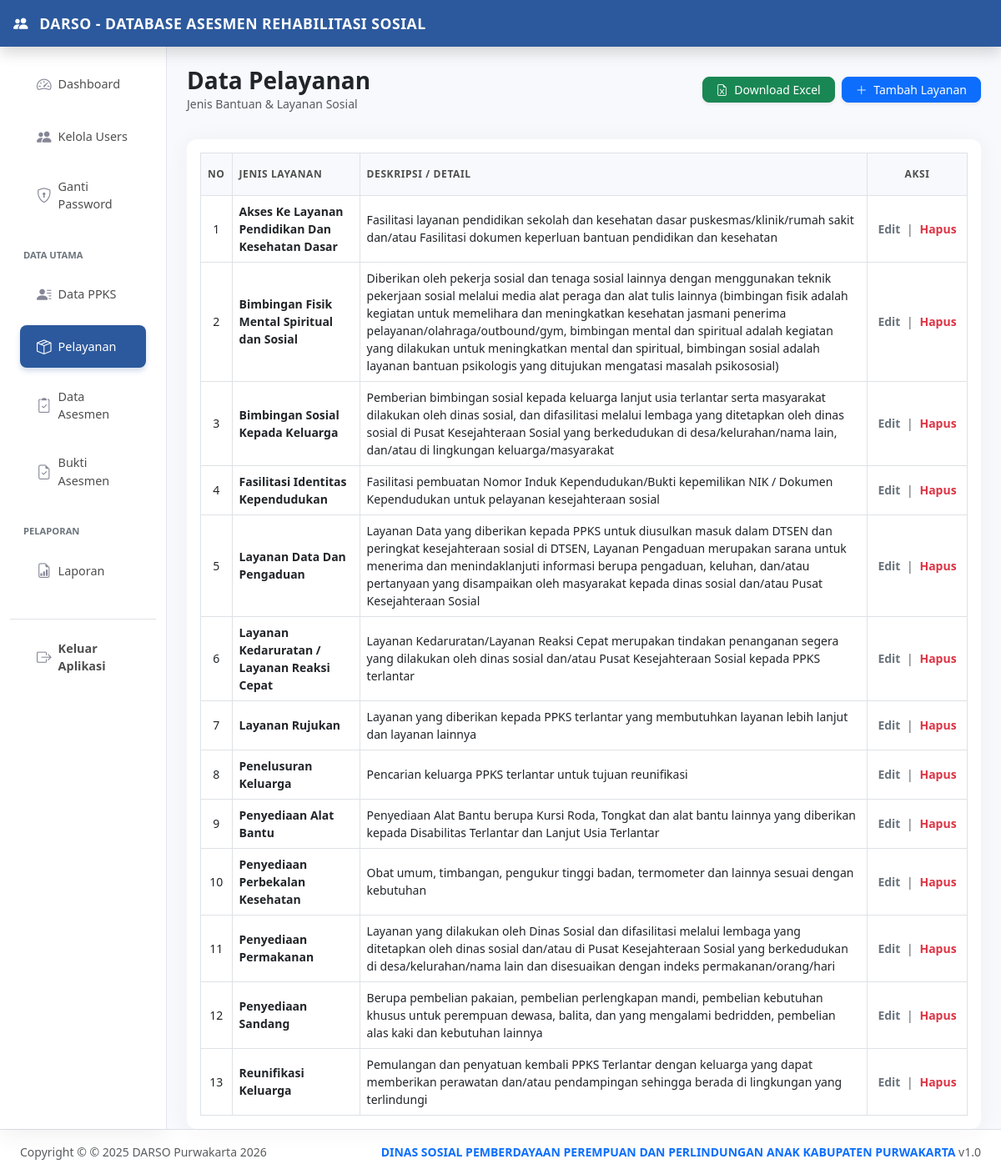
The page /obat/index.php (signed in) on the database its author committed.
### tables this page shows
CREATE TABLE `tbl_layanan` (
  `id_layanan` int(11) NOT NULL,
  `jenis_layanan` varchar(100) NOT NULL,
  `deskripsi_layanan` text NOT NULL
);

### obat/index.php (the view, shortened to what this page needs)
<?php
require '../templates/header.php';
require '../templates/sidebar.php';
?>
<main class="col-md-9 ms-sm-auto col-lg-10 px-md-4 min-vh-100" style="background-color: #f8f9fc;">
  <div class="d-flex justify-content-between align-items-center pt-4 pb-3 mb-3">
    <div>
        <h3 class="fw-bold text-dark mb-0">Data Pelayanan</h3>
        <p class="text-muted small mb-0">Jenis Bantuan & Layanan Sosial</p>
    </div>
    <div class="d-flex gap-2">
        <?php if (isset($_SESSION['ssUserJab']) && $_SESSION['ssUserJab'] == '1') : ?>
        <button type="button" onclick="exportLayananExcel()" class="btn btn-success btn-sm px-3 shadow-sm rounded-3">
          <i class="bi bi-file-earmark-excel me-1"></i> Download Excel
        </button>
        <?php endif; ?>
        <a href="tambah-obat.php" class="btn btn-primary btn-sm px-3 shadow-sm rounded-3">
          <i class="bi bi-plus-lg me-1"></i> Tambah Layanan
        </a>
    </div>
  </div>
  <div class="card border-0 shadow-sm rounded-0">
    <div class="card-body p-3">
        <div class="table-responsive">
            <table id="tableDataPelayanan" class="table table-bordered table-hover align-middle mb-0" style="border-color: #dee2e6;">
              <thead class="bg-light">
                <tr>
                  <th class="py-3 text-center small fw-bold text-dark border-1">No</th>
                  <th class="py-3 small fw-bold text-dark border-1">Jenis Layanan</th>
                  <th class="py-3 small fw-bold text-dark border-1">Deskripsi / Detail</th>
                  <th class="py-3 text-center small fw-bold text-dark no-print border-1" style="width: 120px;">Aksi</th>
                </tr>
              </thead>
              <tbody>
                <?php
                $no = 1;
                $query = mysqli_query($koneksi, "SELECT * FROM tbl_layanan ORDER BY jenis_layanan ASC");
                while($data = mysqli_fetch_assoc($query)){
                ?>
                  <tr>
                    <td class="text-center text-dark small"><?= $no++; ?></td>
                    <td class="text-dark small fw-bold"><?= $data['jenis_layanan']; ?></td>
                    <td class="text-dark small"><?= $data['deskripsi_layanan']; ?></td>
                    <td class="text-center small no-print">
                      <a href="edit-obat.php?id=<?= $data['id_layanan']; ?>" class="text-decoration-none fw-bold text-secondary">Edit</a>
                      <span class="mx-1 text-muted">|</span>
                      <a href="proses-obat.php?aksi=hapus&id=<?= $data['id_layanan']; ?>" class="text-decoration-none fw-bold text-danger" onclick="return confirm('Hapus layanan ini?')">Hapus</a>
                    </td>
                  </tr>
                <?php } ?>
              </tbody>
            </table>
        </div>
    </div>
  </div>
</main>
<?php require '../templates/footer.php'; ?>

### templates/header.php (style rules this page uses)
:root { color-scheme: light !important; var(--warna-utama): #2c599d; var(--warna-hover): #1e3d6b; }
body { background-color: #f0f2f5 !important; color: #333 !important; }
.card { border: none !important; border-radius: 12px !important; box-shadow: 0 0.15rem 1.75rem 0 rgba(58, 59, 69, 0.05) !important; }
.table thead th { background-color: #f8f9fc; text-transform: uppercase; font-size: 0.75rem; letter-spacing: 0.05em; color: #4e4e4e !important; }

### rows shown on the page
tbl_layanan: jenis_layanan "Akses Ke Layanan Pendidikan Dan Kesehatan Dasar", deskripsi_layanan "Fasilitasi layanan pendidikan sekolah dan kesehatan dasar puskesmas/klinik/rumah sakit dan/atau Fasilitasi dokumen keperluan bantuan pendidikan dan kesehatan"
tbl_layanan: jenis_layanan "Bimbingan Fisik Mental Spiritual dan Sosial", deskripsi_layanan "Diberikan oleh pekerja sosial dan tenaga sosial lainnya dengan menggunakan teknik pekerjaan sosial melalui media alat peraga dan alat tulis lainnya (bimbingan fisik adalah kegiatan untuk memelihara dan meningkatkan kesehatan jasmani penerima pelayanan/olahraga/outbound/gym, bimbingan mental dan spiritual adalah kegiatan yang dilakukan untuk meningkatkan mental dan spiritual, bimbingan sosial adalah layanan bantuan psikologis yang ditujukan mengatasi masalah psikososial)"
tbl_layanan: jenis_layanan "Bimbingan Sosial Kepada Keluarga", deskripsi_layanan "Pemberian bimbingan sosial kepada keluarga lanjut usia terlantar serta masyarakat dilakukan oleh dinas sosial, dan difasilitasi melalui lembaga yang ditetapkan oleh dinas sosial di Pusat Kesejahteraan Sosial yang berkedudukan di desa/kelurahan/nama lain, dan/atau di lingkungan keluarga/masyarakat"
tbl_layanan: jenis_layanan "Fasilitasi Identitas Kependudukan", deskripsi_layanan "Fasilitasi pembuatan Nomor Induk Kependudukan/Bukti kepemilikan NIK / Dokumen Kependudukan untuk pelayanan kesejahteraan sosial"
tbl_layanan: jenis_layanan "Layanan Data Dan Pengaduan", deskripsi_layanan "Layanan Data yang diberikan kepada PPKS untuk diusulkan masuk dalam DTSEN dan peringkat kesejahteraan sosial di DTSEN, Layanan Pengaduan merupakan sarana untuk menerima dan menindaklanjuti informasi berupa pengaduan, keluhan, dan/atau pertanyaan yang disampaikan oleh masyarakat kepada dinas sosial dan/atau Pusat Kesejahteraan Sosial"
tbl_layanan: jenis_layanan "Layanan Kedaruratan / Layanan Reaksi Cepat", deskripsi_layanan "Layanan Kedaruratan/Layanan Reaksi Cepat merupakan tindakan penanganan segera yang dilakukan oleh dinas sosial dan/atau Pusat Kesejahteraan Sosial kepada PPKS terlantar"
tbl_layanan: jenis_layanan "Layanan Rujukan", deskripsi_layanan "Layanan yang diberikan kepada PPKS terlantar yang membutuhkan layanan lebih lanjut dan layanan lainnya"
tbl_layanan: jenis_layanan "Penelusuran Keluarga", deskripsi_layanan "Pencarian keluarga PPKS terlantar untuk tujuan reunifikasi"
tbl_layanan: jenis_layanan "Penyediaan Alat Bantu", deskripsi_layanan "Penyediaan Alat Bantu berupa Kursi Roda, Tongkat dan alat bantu lainnya yang diberikan kepada Disabilitas Terlantar dan Lanjut Usia Terlantar"
tbl_layanan: jenis_layanan "Penyediaan Perbekalan Kesehatan", deskripsi_layanan "Obat umum, timbangan, pengukur tinggi badan, termometer dan lainnya sesuai dengan kebutuhan"
tbl_layanan: jenis_layanan "Penyediaan Permakanan", deskripsi_layanan "Layanan yang dilakukan oleh Dinas Sosial dan difasilitasi melalui lembaga yang ditetapkan oleh dinas sosial dan/atau di Pusat Kesejahteraan Sosial yang berkedudukan di desa/kelurahan/nama lain dan disesuaikan dengan indeks permakanan/orang/hari"
tbl_layanan: jenis_layanan "Penyediaan Sandang", deskripsi_layanan "Berupa pembelian pakaian, pembelian perlengkapan mandi, pembelian kebutuhan khusus untuk perempuan dewasa, balita, dan yang mengalami bedridden, pembelian alas kaki dan kebutuhan lainnya"
tbl_layanan: jenis_layanan "Reunifikasi Keluarga", deskripsi_layanan "Pemulangan dan penyatuan kembali PPKS Terlantar dengan keluarga yang dapat memberikan perawatan dan/atau pendampingan sehingga berada di lingkungan yang terlindungi"
